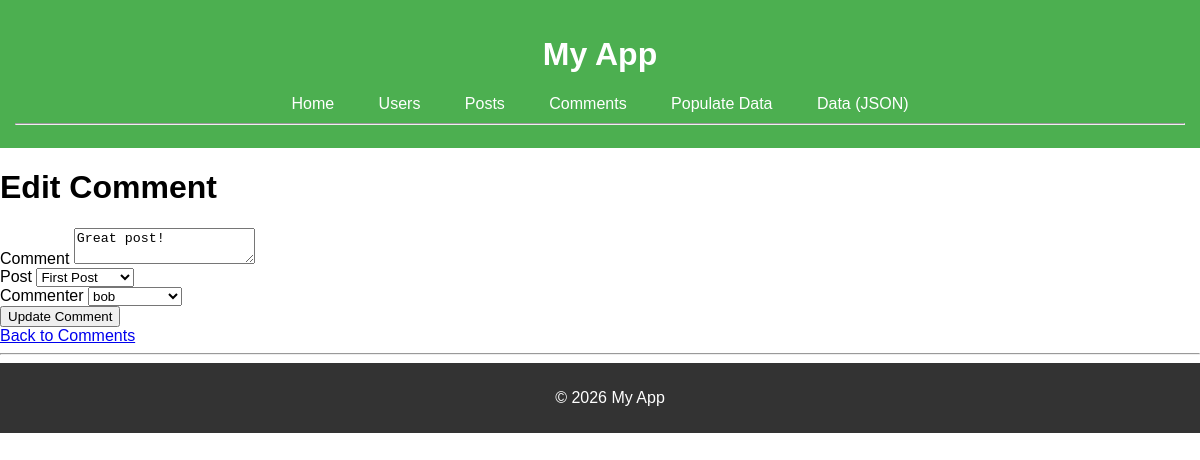
/comments/1/edit, run on the app's committed database.
### models.py (models this page shows, shortened)
class Comment(db.Model):
    id = db.Column(db.Integer, primary_key=True)
    content = db.Column(db.Text, nullable=False)
    date_posted = db.Column(db.DateTime, nullable=False, default=datetime.utcnow)
    post_id = db.Column(db.Integer, db.ForeignKey('post.id'), nullable=False)
    user_id = db.Column(db.Integer, db.ForeignKey('user.id'), nullable=False)

class Post(db.Model):
    id = db.Column(db.Integer, primary_key=True)
    title = db.Column(db.String(100), nullable=False)
    date_posted = db.Column(db.DateTime, nullable=False, default=datetime.utcnow)
    content = db.Column(db.Text, nullable=False)
    user_id = db.Column(db.Integer, db.ForeignKey('user.id'), nullable=False)
    category_id = db.Column(db.Integer, db.ForeignKey('category.id'), nullable=True)
    comments = db.relationship('Comment', backref='post', lazy=True)

class User(db.Model):
    id = db.Column(db.Integer, primary_key=True)
    username = db.Column(db.String(20), unique=True, nullable=False)
    email = db.Column(db.String(120), unique=True, nullable=False)
    posts = db.relationship('Post', backref='author', lazy=True)
    comments = db.relationship('Comment', backref='commenter', lazy=True)

### main.py (the view)
@app.route('/comments/<int:id>/edit', methods=['GET', 'POST'])
def comments_edit(id):
    comment = Comment.query.get_or_404(id)
    posts_list = Post.query.all()
    users_list = User.query.all()
    if request.method == 'POST':
        comment.content = request.form['content']
        comment.post_id = request.form['post_id']
        comment.user_id = request.form['user_id']
        db.session.commit()
        return redirect(url_for('comments_index'))
    return render_template('pages/comments/edit.html', comment=comment, posts=posts_list, users=users_list, button_text='Update Comment')

### templates/pages/comments/edit.html
{% extends 'layouts/base.html' %}
{% block content %}
<h1>Edit Comment</h1>
{% include 'partials/comment_form.html' with context %}
<a href="{{ url_for('comments_index') }}">Back to Comments</a>
{% endblock %}

### templates/partials/comment_form.html (shortened to what this page needs)
<form method="post">
  <div>
    <label for="content">Comment</label>
    <textarea name="content" id="content" required>{{ comment.content if comment else '' }}</textarea>
  </div>
  <div>
    <label for="post_id">Post</label>
    <select name="post_id" id="post_id" required>
      {% for post in posts %}
      <option value="{{ post.id }}" {% if comment and post.id == comment.post_id %}selected{% endif %}>{{ post.title }}</option>
      {% endfor %}
    </select>
  </div>
  <div>
    <label for="user_id">Commenter</label>
    <select name="user_id" id="user_id" required>
      {% for user in users %}
      <option value="{{ user.id }}" {% if comment and user.id == comment.user_id %}selected{% endif %}>{{ user.username }}</option>
      {% endfor %}
    </select>
  </div>
  <button type="submit">{{ button_text }}</button>
</form>

### static/css/styles.css (style rules this page uses)
body { margin: 0; font-family: Arial, sans-serif; }

### data on the page
Comment: content "Great post!", post_id "First Post", user_id "bob"

### other printed values
{{ button_text }} "Update Comment"
